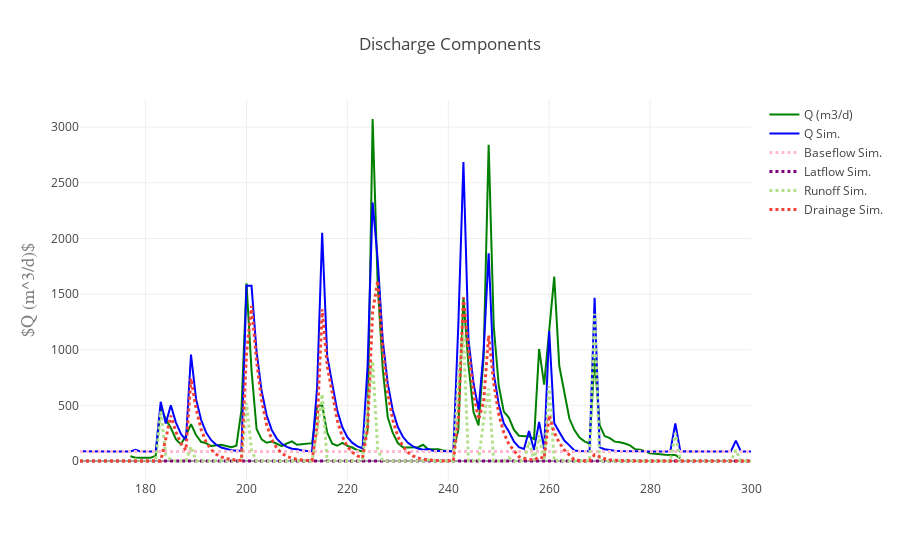

Notebook source saved alongside this figure:
### Code cell
data = [traceObs, traceSim, traceBF, traceLF, traceRO, traceDR]
figname = "Qcomponents.png"

%matplotlib inline
import plotlycred

online = False
if online:
    # fig = py.iplot(data) 
    fig = go.Figure(data=data, layout=layout)
    py.image.save_as(fig, filename=figname)
    # py.plot(fig, filename=figname) # Opens in web
else:
    fig = go.Figure(data=data, layout=layout)
    iplot(fig)

### Figure 1 — Plotly figure (JSON) as saved in the notebook; plotly's stock layout.template omitted (floating-point values rounded to 4 significant figures; data arrays with more than 128 entries replaced by an {"elided": "..."} marker saying what was removed)
{"data": [{"marker": {"color": "green"}, "mode": "lines", "name": "Q (m3/d)", "type": "scatter", "x": {"elided": "134 int values"}, "y": {"elided": "134 float values"}}, {"marker": {"color": "blue"}, "mode": "lines", "name": "Q Sim.", "type": "scatter", "x": {"elided": "134 int values"}, "y": {"elided": "134 float values"}}, {"line": {"color": "#FFBAD2", "dash": "dot", "width": 3}, "mode": "lines", "name": "Baseflow Sim.", "type": "scatter", "x": {"elided": "134 int values"}, "y": {"elided": "134 float values"}}, {"line": {"color": "purple", "dash": "dot", "width": 3}, "mode": "lines", "name": "Latflow Sim.", "type": "scatter", "x": {"elided": "134 int values"}, "y": {"elided": "134 float values"}}, {"line": {"color": "rgb(178,223,138)", "dash": "dot", "width": 3}, "mode": "lines", "name": "Runoff Sim.", "type": "scatter", "x": {"elided": "134 int values"}, "y": {"elided": "134 float values"}}, {"line": {"color": "#F44336", "dash": "dot", "width": 3}, "mode": "lines", "name": "Drainage Sim.", "type": "scatter", "x": {"elided": "134 int values"}, "y": {"elided": "134 float values"}}], "layout": {"title": "Discharge Components", "xaxis": {"title": "", "titlefont": {"color": "#7f7f7f", "family": "Courier New, monospace", "size": 18}}, "yaxis": {"title": "$Q (m^3/d)$", "titlefont": {"color": "#7f7f7f", "family": "Courier New, monospace", "size": 18}}}}
